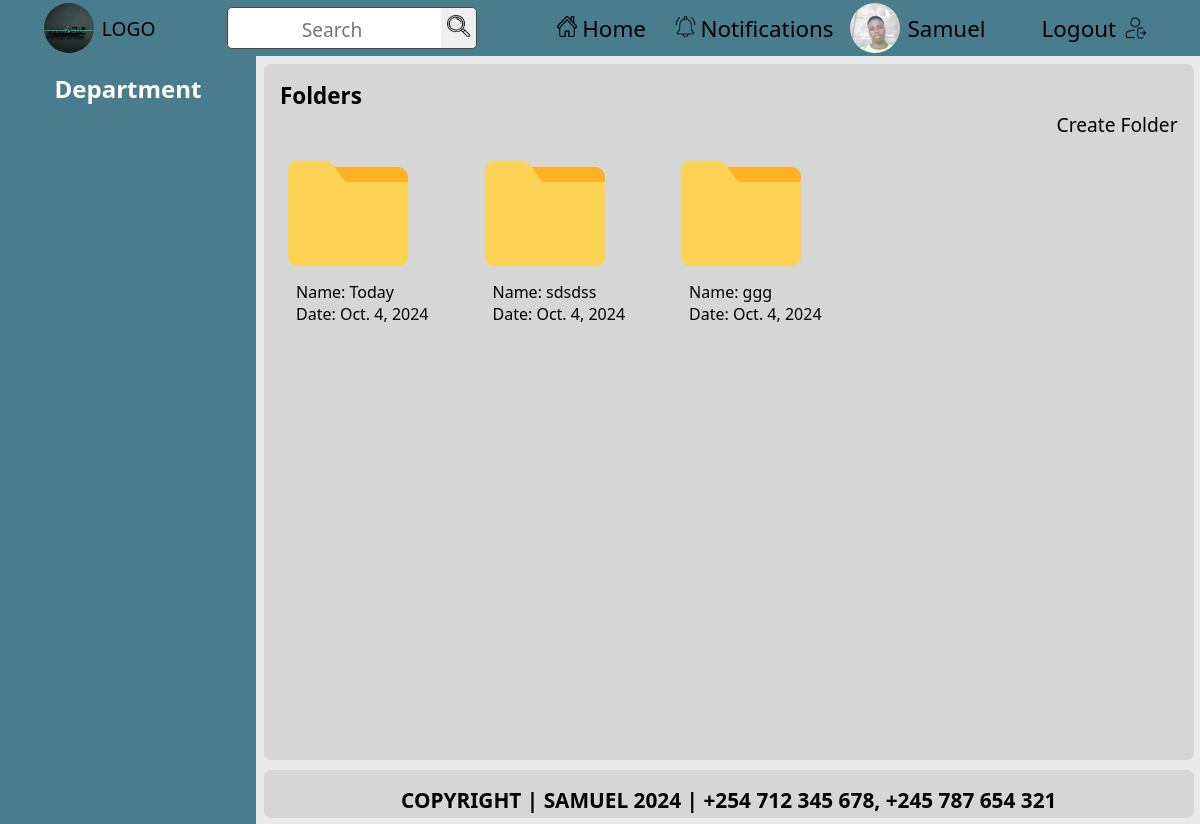
Screenshot of /departments/1/ (signed in) with the database file from the repository.
### documents/models.py (models this page shows, shortened)
class CustomUser(AbstractUser):
    department = models.ForeignKey(
        Department,
        on_delete=models.SET_NULL,
        null=True,
        blank=True,
        related_name='users'
    )
    nationalID = models.CharField(max_length=20, unique=True, null=True, blank=True)  # Adjust max_length as necessary
    contact_number = models.CharField(max_length=15, unique=True, null=True, blank=True)  # Adjust max_length as necessary
    groups = models.ManyToManyField(
        Group,
        related_name='customuser_set',  # Ensure unique related_name
        blank=True,
    )
    user_permissions = models.ManyToManyField(
        Permission,
        related_name='customuser_set',  # Ensure unique related_name
        blank=True,
    )

class Folder(models.Model):
    name = models.CharField(max_length=100)
    department = models.ForeignKey(
        Department,
        on_delete=models.CASCADE,
        related_name='folders'
    )
    created_at = models.DateField(auto_now_add=True)
    created_by = models.ForeignKey(
        CustomUser,
        on_delete=models.SET_NULL,
        null=True,
        related_name='folders_created'
    )
    updated_at = models.DateTimeField(auto_now=True)
    @property
    def is_empty(self):
        return not self.documents.exists()

### documents/views.py (the view)
# urls.py: path('departments/<int:department_id>/', views.department_detail, name='department_detail'),
@login_required
def department_detail(request, department_id):
    department = get_object_or_404(Department, id=department_id)
    folders = department.folders.all()
    documents = Document.objects.filter(folder__department=department)
    return render(request, 'documents/department_details.html', {
        'department': department,
        'folders': folders,
        'documents': documents,
    })

### documents/context_processors.py (called while the page is built)
def departments_context(request):
    user_department = None
    if request.user.is_authenticated:
        user_department = request.user.department  # Assuming User model has a 'department' field
    return {
        'user_department': user_department
    }

### documents/templates/documents/department_details.html (shortened to what this page needs)
{% extends 'base.html' %} {% load static %} {% block extra_css %}
<link rel="stylesheet" href="{% static 'css/svg.css' %}" />
<link rel="stylesheet" href="{% static 'css/folders.css' %}" />
<link rel="stylesheet" href="{% static 'css/files.css' %}" />
{% endblock %}
{% block content %}
{% if folders %}
<h3>Folders</h3>
<div style="text-align: right">
  <a href="{% url 'documents:create_folder' %}" class="btn btn-primary">
    Create Folder
  </a>
</div>
<div class="folder-container">
  {% for folder in folders %}
  <a href="{% url 'documents:folder_detail' folder.id %}">
    <div class="folder-items">
      {% if folder.is_empty %}
      <img
        src="{% static 'images/empty-folder.png' %}"
        alt="empty_folder"
        width="120rem"
        height="135rem"
      />
      {% endif %}
      <div class="folder-details">
        <p>Name: {{ folder.name }}</p>
        <p>Date: {{ folder.created_at }}</p>
      </div>
    </div>
  </a>
  {% endfor %}
</div>
{% endif %} {% endblock %}

### templates/base.html (shortened to what this page needs)
<!DOCTYPE html>
{% load static %}
<html lang="en">
  <head>
    <link rel="stylesheet" href="{% static 'css/index.css' %}" />
    {% block extra_css %}{% endblock %}
  </head>
  <body>
    <header>
      <a
        href="{% if user.is_superuser %}{% url 'custom_admin_dashboard:admin_dashboard' %}{% else %}{% url 'documents:home' %}{% endif %}"
      >
        <div class="left-row">
          <img
            src="{% static 'images/logo.jpg' %}"
            alt="logo image"
            width="50"
            height="50"
          />
          <span>LOGO</span>
        </div>
      </a>
      <div class="middle-row">
        <form action="{% url 'documents:search' %}" method="get">
          <input type="text" name="q" placeholder="Search" required />
          <button type="submit">
            <img src="{% static 'images/search.png' %} " alt="Search" />
          </button>
        </form>
      </div>
      <div class="right-row">
        <ul>
          <a
            href="{% if user.is_superuser %}{% url 'custom_admin_dashboard:admin_dashboard' %}{% else %}{% url 'documents:home' %}{% endif %}"
          >
            <li>
              <span
                ><img src="{% static 'images/home.png' %}" alt="Home" /></span
              >Home
            </li>
          </a>
          <a href="#">
            <li>
              <span
                ><img
                  src="{% static 'images/notification.png' %}"
                  alt="Notifications" /></span
              >Notifications
            </li>
          </a>
        </ul>
        <a href="#">
          <div class="profile">
            <img
              src="{% static 'images/profile.jpg' %}"
              alt="profile picture"
              width="50"
              height="50"
            />
            <span>{{ user.username }}</span>
          </div>
        </a>
        <a href="{% url 'documents:logout' %}">
          <div class="last">
            <span>Logout</span>
            <img src="{% static 'images/logout.png' %}" alt="Logout" />
          </div>
        </a>
      </div>
    </header>
    <main>
      <section>
        <div class="sidebar">
          <div class="title">
            <h1>Department</h1>
          </div>
        </div>
      </section>
      <section>
        <div class="container">
          {% block content %} {% endblock %}
        </div>
      </section>
    </main>
    <footer>
      <div class="endnote">
        <p>COPYRIGHT | SAMUEL 2024 | +254 712 345 678, +245 787 654 321</p>
      </div>
    </footer>
  </body>
</html>

### static/css/index.css (style rules this page uses)
* { margin: 0; padding: 0; box-sizing: border-box; text-decoration: none; font-family: "Segoe UI", Tahoma, Geneva, Verdana, sans-serif; }
a { color: black; }
li { list-style: none; }
body { background-color: hsla(0, 0%, 90%, 0.87); }
header { display: flex; align-items: center; justify-content: space-around; padding: 0.5rem; background-color: hsl(194, 32%, 42%); position: fixed; font-size: 1.2rem; top: 0; left: 0; right: 0; height: 3.5rem; z-index: 100; }
header ul { display: flex; list-style: none; gap: 0.8rem; }
header ul li { font-size: 1.4rem; border-radius: 6px; }
.left-row { display: flex; align-items: center; }
.middle-row form { background-color: white; width: auto; border: 1.5px solid hsl(0, 0%, 28%); border-radius: 5px; }
.middle-row form input { outline: none; border: none; text-align: center; padding: 0.3rem; }
.middle-row form input::placeholder { margin: auto; font-size: 1.2rem; }
.middle-row form button img { width: 1.4rem; height: 1.4rem; }
.middle-row form button { cursor: pointer; padding: 0.4rem; border: none; outline: none; border-top-right-radius: 5px; border-bottom-right-radius: 5px; }
.right-row { display: flex; align-items: center; }
.right-row ul { cursor: pointer; }
.right-row ul li { display: flex; align-items: center; justify-content: center; padding: 0.5rem; }
.right-row ul li img { margin-right: 0.3rem; width: 1.3rem; height: 1.3rem; }
.left-row span { cursor: pointer; }
.left-row img { cursor: pointer; object-fit: cover; margin-right: 0.5rem; width: 50px; height: 50px; border-radius: 50%; }
.last { display: flex; align-items: center; justify-content: center; gap: 0.5rem; margin-left: 3rem; font-size: 1.4rem; border-radius: 6px; padding: 0.5rem; }
.last img { width: 1.5rem; height: 1.5rem; }
.profile { font-size: 1.4rem; border-radius: 6px; margin-left: 0.5rem; display: flex; align-items: center; }
.profile img { object-fit: cover; margin-right: 0.5rem; width: 50px; height: 50px; border-radius: 50%; }
.sidebar { color: white; background-color: hsl(194, 32%, 42%); position: fixed; width: 16rem; top: 3.5rem; bottom: 0; display: flex; flex-direction: column; gap: 1rem; }
.sidebar .title { padding: 1rem; text-align: center; }
.container { overflow-y: auto; font-size: 1.2rem; height: 87vh; width: auto; background-color: hsla(0, 0%, 77%, 0.5); padding: 1rem; margin-top: 4rem; margin-left: 16.5rem; margin-right: 0.4rem; margin-bottom: 4rem; border-radius: 7px; }
.endnote { bottom: 0; right: 0; left: 0; position: fixed; padding: 1rem; font-size: 1.3rem; font-weight: bold; background-color: hsla(0, 0%, 77%, 0.5); height: 3rem; text-align: center; justify-content: center; margin-left: 16.5rem; margin-right: 0.4rem; margin-bottom: 0.4rem; border-radius: 7px; }

### static/css/folders.css (style rules this page uses)
.folder-container { display: flex; flex-wrap: wrap; gap: 2.5rem; margin-right: 0; }
.folder-items { padding: 0.5rem; border-radius: 0.3rem; display: flex; flex-direction: column; }
.folder-details { font-size: 1rem; margin-left: 0.5rem; display: flex; flex-direction: column; }

### rows the page displays
CustomUser: username "Samuel"
Folder: name "Today", created_at "Oct. 4, 2024"
Folder: name "sdsdss", created_at "Oct. 4, 2024"
Folder: name "ggg", created_at "Oct. 4, 2024"
